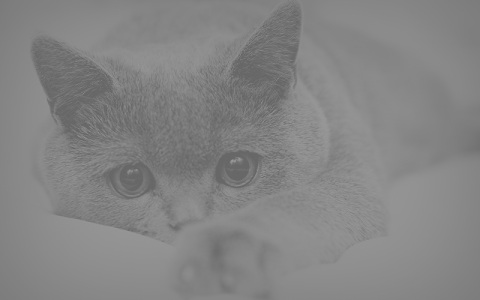
#> input picture Histogram_Equalization/low_contrast_image.jpg, 480 x 300 px; its folder holds 5 pictures in this run
$ python Equalization.py All_Equalized_Images.png
#> lines starting #> are read from the running program, lines starting #| are printed output that depends on the picture
__author__ = 'jacobchen2272'
from PIL import Image
import webbrowser
import collections
import os.path
import matplotlib.pyplot as plt

GRAYSCALE_MAX_LEVEL = 255


def histogram_equalization(str_file):
#> called with str_file = './low_contrast_image.jpg'
    img = Image.open(str_file).convert('LA')
    str_grey_file = os.path.splitext(os.path.basename(str_file))[0] + '.png'
    img.save(str_grey_file)
    webbrowser.open(str_grey_file)
    i_hist = input_histogram(img)
    cdf_hist = cdf(i_hist)
    scaled_hist = normalize_cdf(cdf_hist, img)
    transform_img(img, scaled_hist, str_file)


def input_histogram(img):
    pix = img.load()
    (w, h) = img.size
#> w = 480; h = 300
    # put into histogram dictionary
    histogram = dict()
    for r in range(0, h):
        for c in range(0, w):
            # check if intensity exists
            intensity = pix[c, r][0]
            if intensity in histogram:
                histogram[intensity] += 1
            else:
                histogram[intensity] = 1
#> after the loop, histogram = 59 items

    plt.bar(range(len(histogram)), histogram.values(), align='center')
    plt.xticks(range(len(histogram)), histogram.keys())
    plt.show()
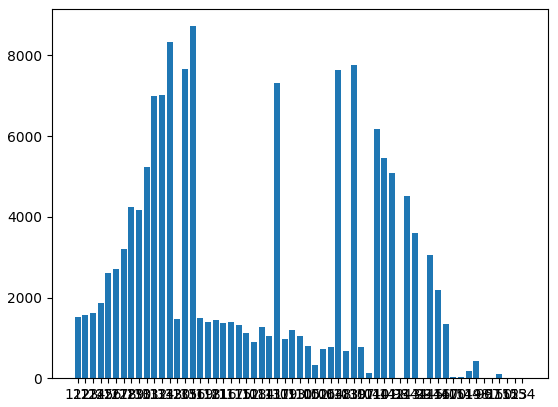
#> figure drawn by matplotlib, 1 panel; tallest bar 8724 high, from x = 14.6 to 15.4
    return histogram


def cdf(hist):
    ordered_intensities = collections.OrderedDict(sorted(hist.items()))
#> ordered_intensities = 59 items
    cdf_dict = collections.OrderedDict()
    minimum_intensity = ordered_intensities.popitem(last=False)
#> minimum_intensity = (96, 1)
    cdf_dict.update({minimum_intensity[0]: minimum_intensity[1]})
    for k, v in ordered_intensities.items():
            cdf_dict[k] = ordered_intensities[k] + cdf_dict[next(reversed(cdf_dict))]   # Add current value to the previous one
#> this loop made 58 passes
#> v on passes 1 to 12: 2, 7, 12, 42, 128, 331, 681, 785, 790, 722, 766, 896
#> after the loop, cdf_dict = 59 items
    return cdf_dict


def normalize_cdf(cdf_hist, img):
    (w, h) = img.size
#> w = 480; h = 300
    img_size = w*h
#> img_size = 144000
#> (the run stopped early here; a loop or call above may not have finished)
